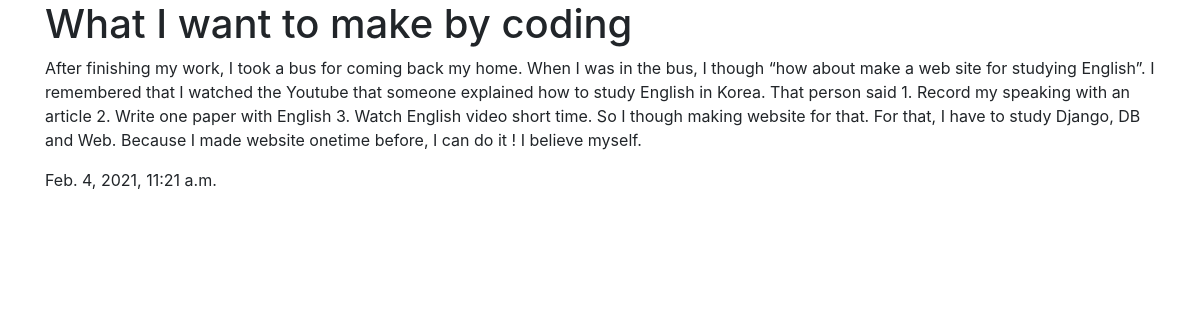
Page /intro/ on the committed database.
### theapp/models.py (models this page shows, shortened)
class Article(models.Model):
    title = models.CharField(max_length=100)
    body = models.TextField()
    date = models.DateTimeField(auto_now_add=True)

### theapp/views.py (the view)
# urls.py: path('intro/', theapp.views.intro, name="intro"),
def intro(requests):
    article = Article.objects
    return render(requests, 'intro.html', {'article':article})

### theapp/templates/intro.html (shortened to what this page needs)
<!DOCTYPE html>
<html lang="en">
<head>
    <link rel="stylesheet" href="https://stackpath.bootstrapcdn.com/bootstrap/4.5.0/css/bootstrap.min.css">
</head>
<body>
    {% for article in article.all %}
        <div class="container">
            <h1>{{article.title}}</h1>
            <p>{{article.body}}</p>
            <p>{{article.date}}</p>
        </div>
    {% endfor %}
</body>
</html>

### rows in the picture
Article: title "What I want to make by coding", body "After finishing my work, I took a bus for coming back my home. When I was in the bus, I though “how about make a web site for studying English”. I remembered that I watched the Youtube that someone explained how to study English in Korea. That person said 1. Record my speaking with an article 2. Write one paper with English 3. Watch English video short time. So I though making website for that. For that, I have to study Django, DB and Web. Because I made website onetime before, I can do it ! I believe myself.", date "Feb. 4, 2021, 11:21 a.m."
